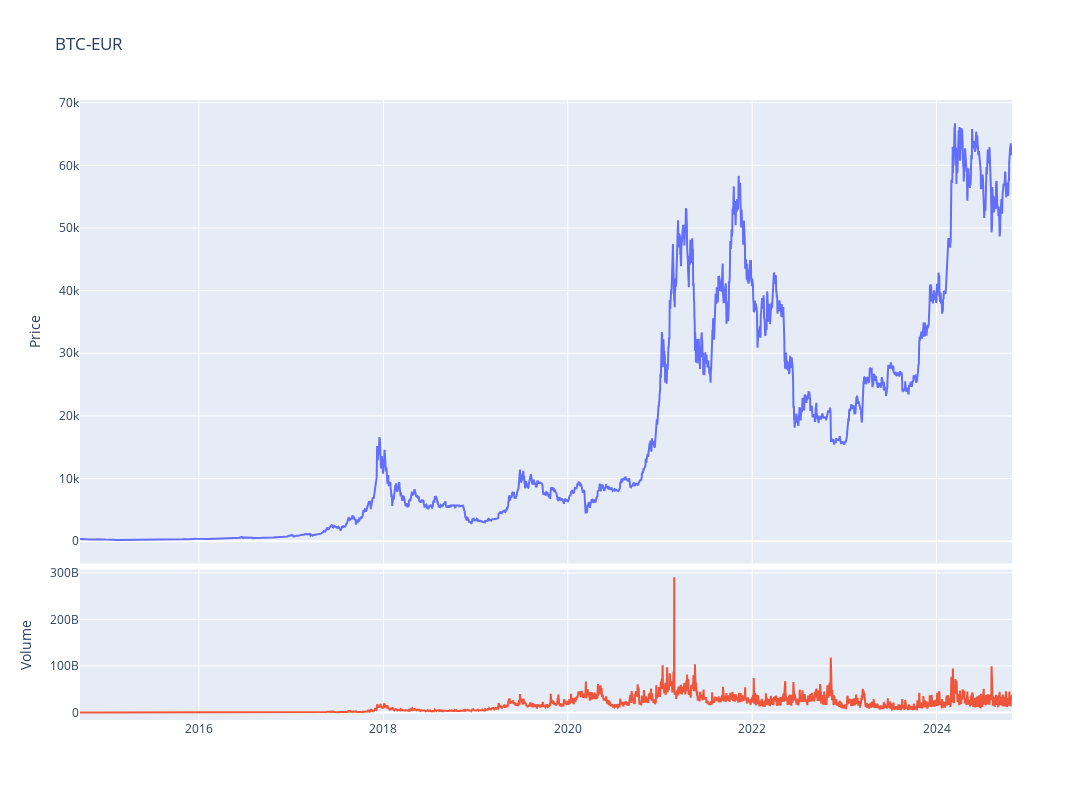

This figure's notebook cell:
### Code cell
fig = make_subplots(rows=4, cols=1,shared_xaxes=True,vertical_spacing=0.01,specs=[[{'rowspan':3,'colspan':1}],[None],[None],[{'rowspan':1,'colspan':1}]])

# Graph (1,1)
fig.add_trace(go.Scatter(x=stock_ticker.index,y=stock_ticker['Adj Close'],mode="lines",name=f"{ticker}"),row=1, col=1)
# Update xaxis properties
fig.update_yaxes(title_text="Price", row=1, col=1)

# Graph (4,1)
fig.add_trace(go.Scatter(x=stock_ticker.index,y=stock_ticker['Volume'],mode="lines",name='Volume'),row=4, col=1)
fig.update_yaxes(title_text="Volume", row=4, col=1)

fig.update_layout(height=800, width=1300,showlegend=False,title=f"{ticker}")

fig.show()

### Figure 1 — Plotly figure (JSON) as saved in the notebook; plotly's stock layout.template omitted (floating-point values rounded to 4 significant figures; data arrays with more than 128 entries replaced by an {"elided": "..."} marker saying what was removed)
{"data": [{"mode": "lines", "name": "BTC-EUR", "type": "scatter", "x": {"elided": "3693 str values"}, "xaxis": "x", "y": {"elided": "3693 float values"}, "yaxis": "y"}, {"mode": "lines", "name": "Volume", "type": "scatter", "x": {"elided": "3693 str values"}, "xaxis": "x2", "y": {"elided": "3693 int values"}, "yaxis": "y2"}], "layout": {"height": 800, "showlegend": false, "title": {"text": "BTC-EUR"}, "width": 1300, "xaxis": {"anchor": "y", "domain": [0, 1], "matches": "x2", "showticklabels": false}, "xaxis2": {"anchor": "y2", "domain": [0, 1]}, "yaxis": {"anchor": "x", "domain": [0.2525, 1], "title": {"text": "Price"}}, "yaxis2": {"anchor": "x2", "domain": [0, 0.2425], "title": {"text": "Volume"}}}}
